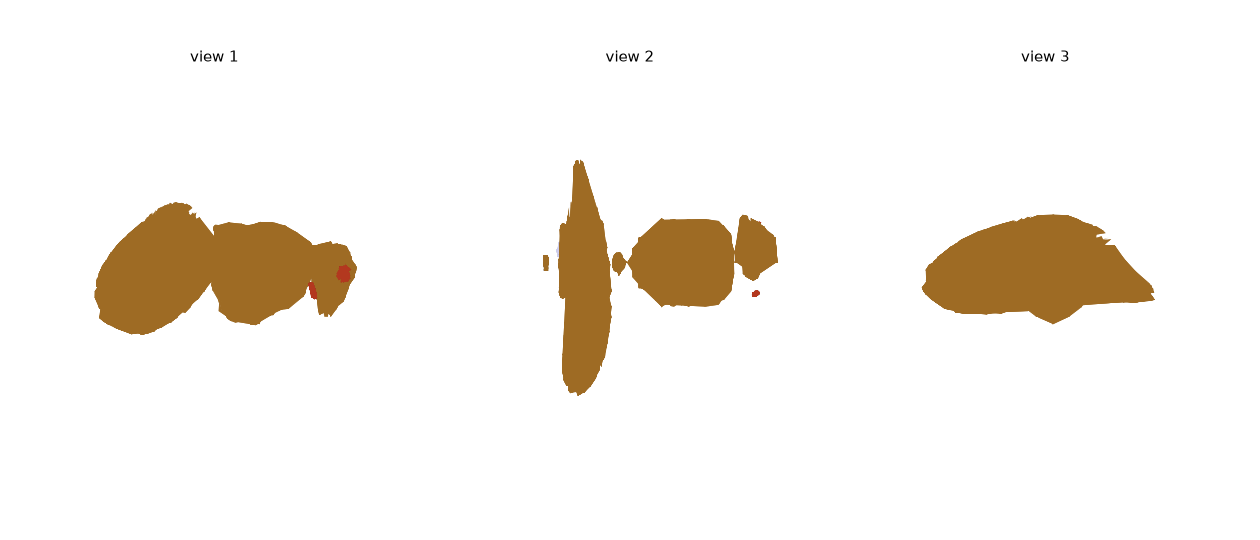

Reproduce this figure in Python.
"""把 web/model 下的 .bin 组装成一只果蝇, 单视角实心渲染确认几何正确。"""
import json, struct, numpy as np
import matplotlib
matplotlib.use("Agg")
import matplotlib.pyplot as plt
from mpl_toolkits.mplot3d.art3d import Poly3DCollection

OUT = "/Users/shenjie/fly-brain-agent/web/model/"
mf = json.load(open(OUT + "fly_manifest.json"))

def load(fn):
    b = open(OUT + fn, "rb").read()
    n = struct.unpack("<i", b[:4])[0]
    a = np.frombuffer(b[4:], dtype="<f4").reshape(n, 6)
    return a[:, :3].reshape(-1, 3, 3)  # (tris,3,3) positions

parts = [
    ("body", mf["body"]["file"], (0.62, 0.42, 0.14), 1.0),
    ("eye",  mf["eye"]["file"],  (0.70, 0.22, 0.12), 1.0),
    ("wl",   mf["wing_l"]["file"],(0.80, 0.80, 0.92), 0.4),
    ("wr",   mf["wing_r"]["file"],(0.80, 0.80, 0.92), 0.4),
]

fig = plt.figure(figsize=(14, 6))
for pi, (az, el) in enumerate([(-60, 20), (-90, 90), (0, 0)]):
    ax = fig.add_subplot(1, 3, pi + 1, projection="3d")
    allpts = []
    for name, fn, col, alpha in parts:
        tri = load(fn)
        allpts.append(tri.reshape(-1, 3))
        pc = Poly3DCollection(tri, facecolor=col, edgecolor="none", alpha=alpha)
        ax.add_collection3d(pc)
    P = np.concatenate(allpts)
    c = P.mean(0); r = (P.max(0) - P.min(0)).max() / 2
    ax.set_xlim(c[0]-r, c[0]+r); ax.set_ylim(c[1]-r, c[1]+r); ax.set_zlim(c[2]-r, c[2]+r)
    ax.set_box_aspect((1, 1, 1)); ax.view_init(elev=el, azim=az)
    ax.set_title(f"view {pi+1}"); ax.set_axis_off()
fig.tight_layout()
fig.savefig("/Users/shenjie/fly-brain-agent/render_check.png", dpi=90)
print("saved render_check.png")
